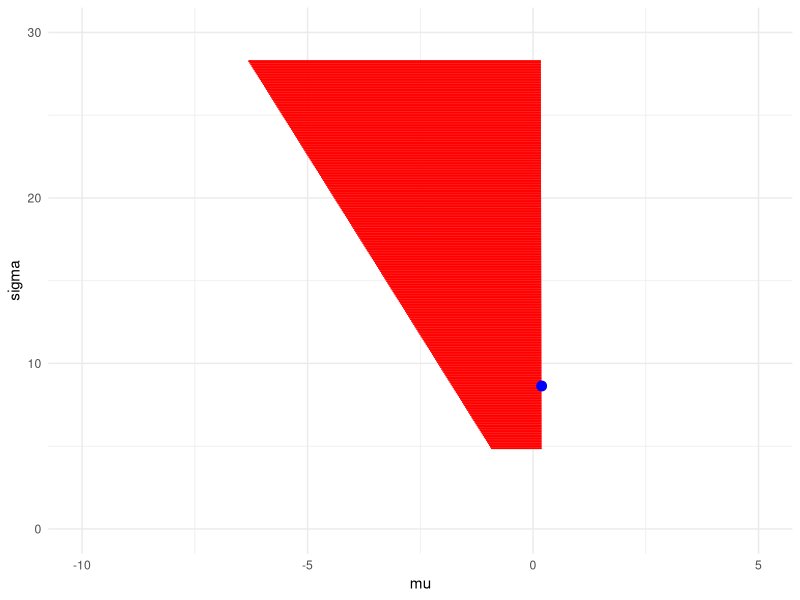

This chart was generated by the following R code:
library(ggplot2)
x = c(0.19, 0.78, 0.96, 1.31, 2.78, 4.85, 6.50, 7.35)
r = c(0, 0, 3, 0, 3, 0, 0, 5)
m = length(r)
n = sum(r) + m
j1 = 2:m
j2 = 1:(m - 1)
gam = NULL
for (j in 1:m) {
  gam[j] = sum(r[j:m] + 1)
}
muhat = min(x)
sigmahat = 1/m * sum(gam[2:m] * (x[j1] - x[j2]))
p = 0.05
q1 = (1 - sqrt(1 - p))/2
q2 = 1 - q1
s_q1 = 2 * m * sigmahat / qchisq(q1, 2 * m - 2)
s_q2 = 2 * m * sigmahat / qchisq(q2, 2 * m - 2)
sigmaset = c(s_q2, s_q1)
data = NULL
for (s in seq(s_q2, s_q1, 0.1)) {
  mu_alt = muhat + s * log(q1) / n
  mu_ust = muhat + s * log(q2) / n  
  data = rbind(data, c(s, mu_alt, mu_ust))
}
lines_data <- data.frame(
  mu = rep(data[, 2], each = 2),
  sigma = rep(data[, 1], each = 2),
  mu2 = rep(data[, 3], each = 2),
  sigma2 = rep(data[, 1], each = 2)
)
ggplot() +
  geom_segment(data = lines_data,
               aes(x = mu, y = sigma, xend = mu2, yend = sigma2), color = "red") +
  geom_point(aes(x = muhat, y = sigmahat), size = 3, color = "blue") +
  xlim(-10, 5) +
  ylim(0, 30) +
  theme_minimal()  


